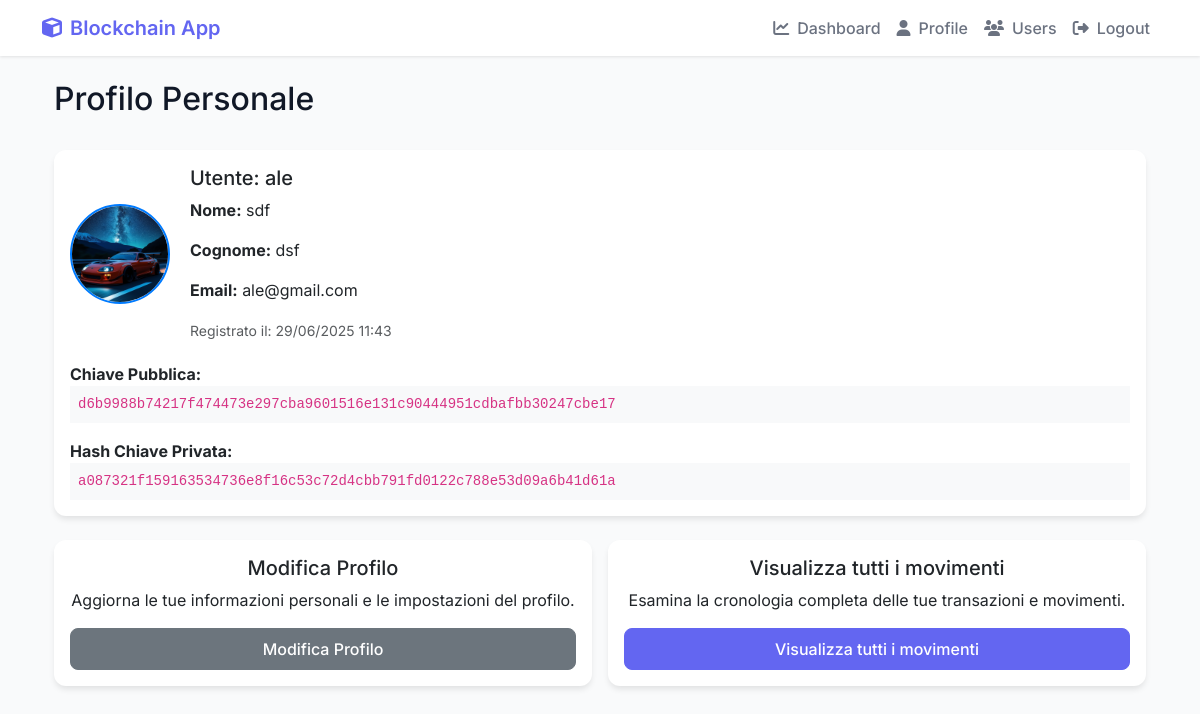
The app's page /profile/ (signed in) with its own data.
### Cripto1/models.py (models this page shows, shortened)
class UserProfile(models.Model):
    user = models.OneToOneField(User, on_delete=models.CASCADE)
    user_key = models.CharField(max_length=255, unique=True) # Keep as a unique identifier (can be hash of public key)
    public_key = models.TextField(null=True, blank=True) # Allow null for existing rows
    private_key = EncryptedTextField(null=True, blank=True) # Allow null for existing rows
    balance = models.FloatField(default=0.0)
    created_at = models.DateTimeField(auto_now_add=True)
    profile_picture = models.ImageField(upload_to='profile_pics/', blank=True, null=True)
    is_active = models.BooleanField(default=True)
    last_login_ip = models.GenericIPAddressField(null=True, blank=True)
    last_login_date = models.DateTimeField(null=True, blank=True)
    login_attempts = models.IntegerField(default=0)
    locked_until = models.DateTimeField(null=True, blank=True)
    sso_provider = models.CharField(max_length=50, blank=True, null=True)  # Per SSO
    sso_id = models.CharField(max_length=255, blank=True, null=True)  # ID esterno per SSO
    department = models.CharField(max_length=100, blank=True, null=True)
    position = models.CharField(max_length=100, blank=True, null=True)
    phone = models.CharField(max_length=20, blank=True, null=True)
    emergency_contact = models.CharField(max_length=255, blank=True, null=True)
    notes = models.TextField(blank=True, null=True)
    @property
    def private_key_hash(self):
        if self.private_key:
            return hashlib.sha256(self.private_key.encode()).hexdigest()
        return None
    def is_locked(self):
        if self.locked_until and timezone.now() < self.locked_until:
            return True
        return False
    def update_last_login(self, ip_address=None):
        self.last_login_date = timezone.now()
        if ip_address:
            self.last_login_ip = ip_address
        self.save()

### Cripto1/views.py (the view)
# urls.py: path('profile/', views.personal_profile, name='personal_profile'),
@login_required
def personal_profile(request):
    user_profile = UserProfile.objects.get(user=request.user)
    if not user_profile.public_key or not user_profile.private_key:
        user_profile.generate_key_pair()
        user_profile.refresh_from_db()
    recent_transactions = Transaction.objects.filter(
        models.Q(sender=request.user) |
        models.Q(receiver=request.user)
    ).order_by('-timestamp')[:5] # Limit to 5 recent transactions
    processed_recent_transactions = []
    for tx in recent_transactions:
        tx.timestamp_datetime = datetime.fromtimestamp(tx.timestamp, tz=timezone.get_current_timezone())
        if tx.receiver == request.user:
            tx.direction = 'Ricevuta'
        elif tx.sender == request.user:
            tx.direction = 'Inviata'
        else:
            tx.direction = 'Sconosciuta'
        processed_recent_transactions.append(tx)
    context = {
        'user_profile': user_profile,
        'recent_transactions': processed_recent_transactions,
    }
    return render(request, 'Cripto1/personal_profile.html', context)

### Cripto1/templates/Cripto1/personal_profile.html (shortened to what this page needs)
{% extends 'Cripto1/base.html' %}
{% block content %}
<div class="container mt-4">
    <div class="d-flex justify-content-between align-items-center mb-4">
        <h2>Profilo Personale</h2>
    </div>
    <div class="card mb-4">
        <div class="card-body">
            <div class="profile-header">
                {% if user_profile.profile_picture %}
                    <img src="{{ user_profile.profile_picture.url }}" alt="Profile Picture" class="profile-pic">
                {% endif %}
                <div class="profile-info">
                    <h5 class="card-title">Utente: {{ user_profile.user.username }}</h5>
                    <p class="card-text">
                        <strong>Nome:</strong> {{ user_profile.user.first_name|default:"N/A" }}
                    </p>
                    <p class="card-text">
                        <strong>Cognome:</strong> {{ user_profile.user.last_name|default:"N/A" }}
                    </p>
                     <p class="card-text">
                        <strong>Email:</strong> {{ user_profile.user.email|default:"N/A" }}
                    </p>
                     <p class="card-text">
                        <small class="text-muted">Registrato il: {{ user_profile.created_at|date:"d/m/Y H:i" }}</small>
                    </p>
                </div>
            </div>
            <p class="card-text">
                <strong>Chiave Pubblica:</strong><br>
                <code class="bg-light p-2 d-block text-break">{{ user_profile.user_key }}</code>
            </p>
            <p class="card-text">
                <strong>Hash Chiave Privata:</strong><br>
                {% if user_profile.private_key_hash %}
                    <code class="bg-light p-2 d-block text-break">{{ user_profile.private_key_hash }}</code>
                {% else %}
                    <span class="text-danger">Nessuna chiave privata trovata.</span>
                {% endif %}
            </p>
        </div>
    </div>
    <div class="action-cards">
        <div class="card text-center mb-3">
            <div class="card-body d-flex flex-column">
                <h5 class="card-title">Modifica Profilo</h5>
                <p class="card-text">Aggiorna le tue informazioni personali e le impostazioni del profilo.</p>
                <a href="{% url 'Cripto1:edit_profile' %}" class="btn btn-secondary mt-auto">Modifica Profilo</a>
            </div>
        </div>
        <div class="card text-center mb-3">
            <div class="card-body d-flex flex-column">
                <h5 class="card-title">Visualizza tutti i movimenti</h5>
                <p class="card-text">Esamina la cronologia completa delle tue transazioni e movimenti.</p>
                <a href="{% url 'Cripto1:all_transactions' %}" class="btn btn-primary mt-auto">Visualizza tutti i movimenti</a>
            </div>
        </div>
    </div>
</div>
{% endblock %}

### Cripto1/templates/Cripto1/base.html (style rules this page uses)
:root { --primary-color: #6366f1; --secondary-color: #4f46e5; --success-color: #22c55e; --danger-color: #ef4444; --warning-color: #f59e0b; --info-color: #3b82f6; --background-color: #f9fafb; --card-background: #ffffff; --text-primary: #111827; --text-secondary: #6b7280; }
body { font-family: 'Inter', sans-serif; background-color: var(--background-color); color: var(--text-primary); }
.card { border: none; border-radius: 12px; box-shadow: 0 4px 6px -1px rgba(0,0,0,0.1); background: var(--card-background); transition: transform 0.2s ease, box-shadow 0.2s ease; }
.btn { font-weight: 500; border-radius: 8px; padding: 0.5rem 1.25rem; transition: all 0.2s ease; }
.btn-primary { background-color: var(--primary-color); border-color: var(--primary-color); }

### Cripto1/templates/Cripto1/personal_profile.html (style rules this page uses)
.profile-pic { width: 100px; height: 100px; object-fit: cover; border-radius: 50%; margin-right: 20px; border: 2px solid #007bff; }
.profile-header { display: flex; align-items: center; margin-bottom: 20px; flex-direction: column; text-align: center; }
.profile-info { flex-grow: 1; width: 100%; margin-top: 15px; }
@media (min-width: 768px) { .profile-header { flex-direction: row; text-align: left; } }
@media (min-width: 768px) { .profile-info { margin-top: 0; } }
.card-text code { word-break: break-all; white-space: normal; }
.action-cards { display: grid; grid-template-columns: 1fr; gap: 1rem; }
@media (min-width: 768px) { .action-cards { grid-template-columns: repeat(auto-fit, minmax(250px, 1fr)); } }

### records on screen
UserProfile: profile_picture (picture), user.username "ale", user.first_name "sdf", user.last_name "dsf", user.email "ale@gmail.com", created_at "29/06/2025 11:43", user_key "d6b9988b74217f474473e297cba9601516e131c90444951cdbafbb30247cbe17", private_key_hash "a087321f159163534736e8f16c53c72d4cbb791fd0122c788e53d09a6b41d61a"
